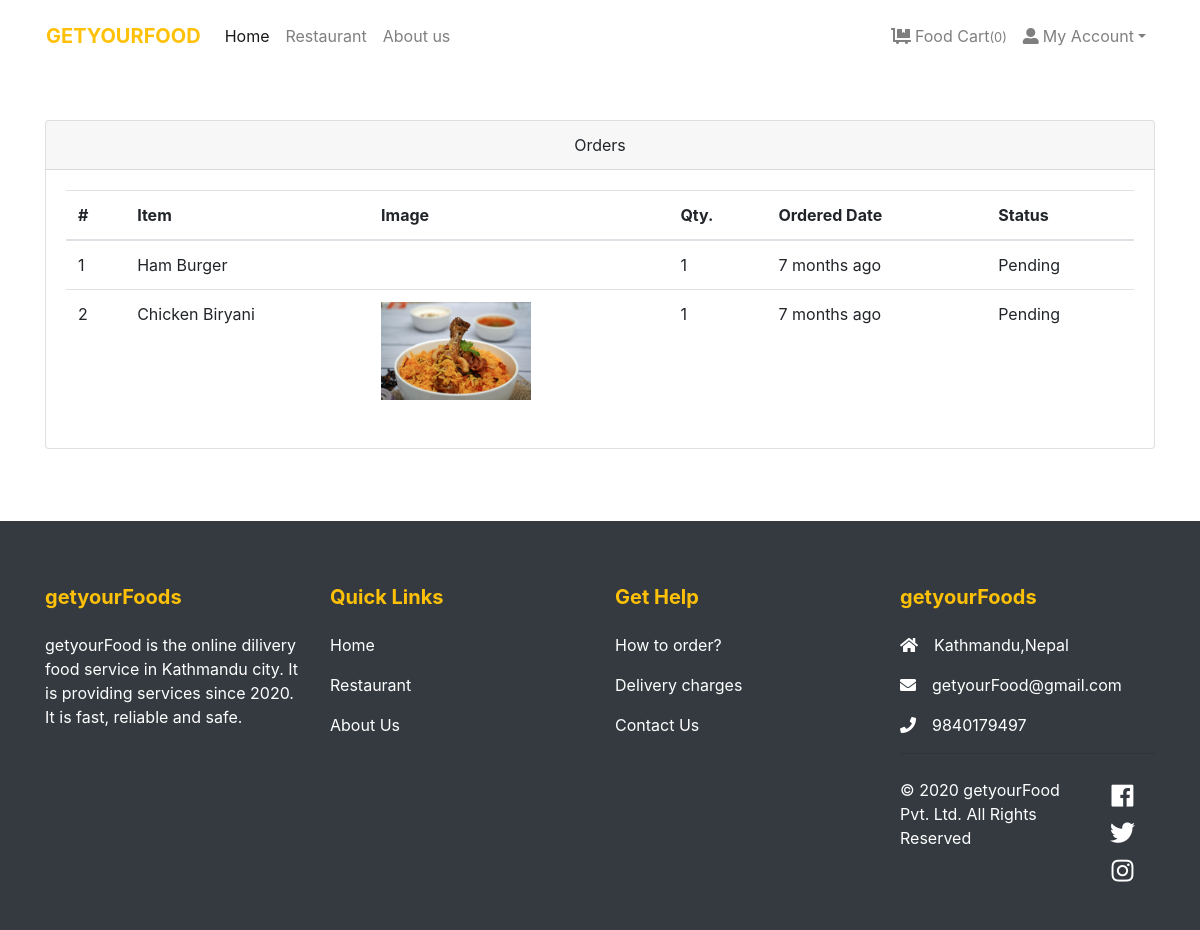
The page /orders/ (signed in) on the database its author committed.
### store/models.py (models this page shows, shortened)
class Order(models.Model):
    user = models.ForeignKey(User, verbose_name="User", on_delete=models.CASCADE)
    address = models.ForeignKey(Address, verbose_name="Shipping Address", on_delete=models.CASCADE)
    product = models.ForeignKey(Product, verbose_name="Product", on_delete=models.CASCADE)
    quantity = models.PositiveIntegerField(verbose_name="Quantity")
    ordered_date = models.DateTimeField(auto_now_add=True, verbose_name="Ordered Date")
    status = models.CharField(
        choices=STATUS_CHOICES,
        max_length=50,
        default="Pending"
        )

class Product(models.Model):
    title = models.CharField(max_length=150, verbose_name="Product Title")
    slug = models.SlugField(max_length=160, verbose_name="Product Slug")
    product_image = models.ImageField(upload_to='product', blank=True, null=True, verbose_name="Product Image")
    price = models.DecimalField(max_digits=8, decimal_places=2)
    category = models.ForeignKey(Category, verbose_name="Product Categoy", on_delete=models.CASCADE)
    is_active = models.BooleanField(verbose_name="Is Active?")
    is_featured = models.BooleanField(verbose_name="Is Featured?")
    created_at = models.DateTimeField(auto_now_add=True, verbose_name="Created Date")
    updated_at = models.DateTimeField(auto_now=True, verbose_name="Updated Date")
    class Meta:
        verbose_name_plural = 'Products'
        ordering = ('-created_at', )

### store/views.py (the view)
# urls.py: path('orders/', views.orders, name="orders"),
@login_required
def orders(request):
    all_orders = Order.objects.filter(user=request.user).order_by('-ordered_date')
    return render(request, 'store/orders.html', {'orders': all_orders})

### store/context_preprocessors.py (called while the page is built)
def store_menu(request):
    categories = Category.objects.filter(is_active=True)
    context = {
        'categories_menu': categories,
    }
    return context

def cart_menu(request):
    if request.user.is_authenticated:
        cart_items= Cart.objects.filter(user=request.user)
        context = {
            'cart_items': cart_items,
        }
    else:
        context = {}
    return context

### templates/store/orders.html (shortened to what this page needs)
{% extends 'base.html' %}
{% load static %}
{% load humanize %}
    {% block content %}
      <div class="container py-5">
        <div class="row">
          <div class="col-lg-12">
            <div class="card mb-4" id="tables">
              <div class="card-header text-center">Orders</div>
              <div class="card-body">
                <table class="table table-hover">
                  <thead>
                    <tr>
                      <th>#</th>
                      <th>Item</th>
                      <th>Image</th>
                      <th>Qty.</th>
                      <th>Ordered Date</th>
                      <th>Status</th>
                    </tr>
                  </thead>
                  <tbody>
                    {% if orders %}
                    {% for order in orders %}
                    <tr>
                      <td>{{forloop.counter}}</td>
                      <td>{{order.product.title}}</td>
                      <td>
                        {% if order.product.product_image %}
                          <img src="{{order.product.product_image.url}}" alt="{{order.product.product_ttile}}" style="width:150px;">
                        {% endif %}
                      </td>
                      <td>{{order.quantity}}</td>
                      <td>{{order.ordered_date|naturaltime}}</td>
                      <td>
                        {{order.status}}
                      </td>
                    </tr>
                    {% endfor %}
                    {% endif %}
                  </tbody>
                </table>
              </div>
            </div>
          </div>
        </div>
      </div>
{% endblock content %}

### rows shown on the page
Order: product "Ham Burger", quantity "1", ordered_date "7 months ago", status "Pending"
Order: product "Chicken Biryani", product.product_image (picture), quantity "1", ordered_date "7 months ago", status "Pending"

### other values the page prints
{{ cart_items.count }} "0"
